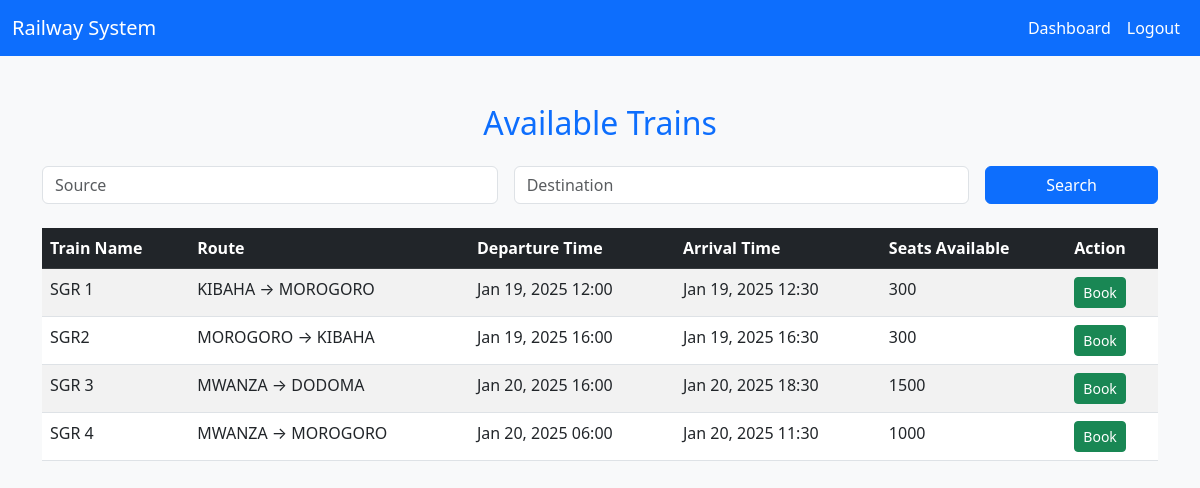
Page /trains/ (signed in) on the committed database.
### myapp/models.py (models this page shows, shortened)
class Train(models.Model):
    name = models.CharField(max_length=100)
    source = models.CharField(max_length=100)
    destination = models.CharField(max_length=100)
    departure_time = models.DateTimeField()
    arrival_time = models.DateTimeField()
    seats_available = models.IntegerField()

### myapp/views.py (the view)
# urls.py: path('trains/', views.train_list, name='train_list'),
@login_required
def train_list(request):
    if request.method == 'POST':
        source = request.POST['source']
        destination = request.POST['destination']
        trains = Train.objects.filter(source=source, destination=destination)
    else:
        trains = Train.objects.all()
    return render(request, 'train_list.html', {'trains': trains})

### templates/train_list.html (shortened to what this page needs)
{% load static %}
<!DOCTYPE html>
<html lang="en">
<head>
    <link rel="stylesheet" href="https://cdn.jsdelivr.net/npm/bootstrap@5.3.0/dist/css/bootstrap.min.css">
</head>
<body class="bg-light">
    <nav class="navbar navbar-expand-lg navbar-light bg-primary">
        <div class="container-fluid">
            <a class="navbar-brand text-white" href="{% url 'dashboard' %}">Railway System</a>
            <div class="collapse navbar-collapse" id="navbarNav">
                <ul class="navbar-nav ms-auto">
                    <li class="nav-item">
                        <a class="nav-link text-white" href="{% url 'dashboard' %}">Dashboard</a>
                    </li>
                    <li class="nav-item">
                        <a class="nav-link text-white" href="{% url 'logout' %}">Logout</a>
                    </li>
                </ul>
            </div>
        </div>
    </nav>
    <div class="container mt-5">
        <h2 class="text-center text-primary mb-4">Available Trains</h2>
        <form method="post" class="row g-3">
            <div class="col-md-5">
                <input type="text" class="form-control" name="source" placeholder="Source" required>
            </div>
            <div class="col-md-5">
                <input type="text" class="form-control" name="destination" placeholder="Destination" required>
            </div>
            <div class="col-md-2">
                <button type="submit" class="btn btn-primary w-100">Search</button>
            </div>
        </form>
        <div class="mt-4">
            {% if trains %}
                <table class="table table-striped">
                    <thead class="table-dark">
                        <tr>
                            <th>Train Name</th>
                            <th>Route</th>
                            <th>Departure Time</th>
                            <th>Arrival Time</th>
                            <th>Seats Available</th>
                            <th>Action</th>
                        </tr>
                    </thead>
                    <tbody>
                        {% for train in trains %}
                        <tr>
                            <td>{{ train.name }}</td>
                            <td>{{ train.source }} → {{ train.destination }}</td>
                            <td>{{ train.departure_time|date:"M d, Y H:i" }}</td>
                            <td>{{ train.arrival_time|date:"M d, Y H:i" }}</td>
                            <td>{{ train.seats_available }}</td>
                            <td>
                                <a href="{% url 'book_train' train.id %}" class="btn btn-success btn-sm">Book</a>
                            </td>
                        </tr>
                        {% endfor %}
                    </tbody>
                </table>
            {% else %}
                <p class="text-center text-danger">No trains found for the selected route.</p>
            {% endif %}
        </div>
    </div>
</body>
</html>

### rows in the picture
Train: name "SGR 1", source "KIBAHA", destination "MOROGORO", departure_time "Jan 19, 2025 12:00", arrival_time "Jan 19, 2025 12:30", seats_available "300"
Train: name "SGR2", source "MOROGORO", destination "KIBAHA", departure_time "Jan 19, 2025 16:00", arrival_time "Jan 19, 2025 16:30", seats_available "300"
Train: name "SGR 3", source "MWANZA", destination "DODOMA", departure_time "Jan 20, 2025 16:00", arrival_time "Jan 20, 2025 18:30", seats_available "1500"
Train: name "SGR 4", source "MWANZA", destination "MOROGORO", departure_time "Jan 20, 2025 06:00", arrival_time "Jan 20, 2025 11:30", seats_available "1000"
